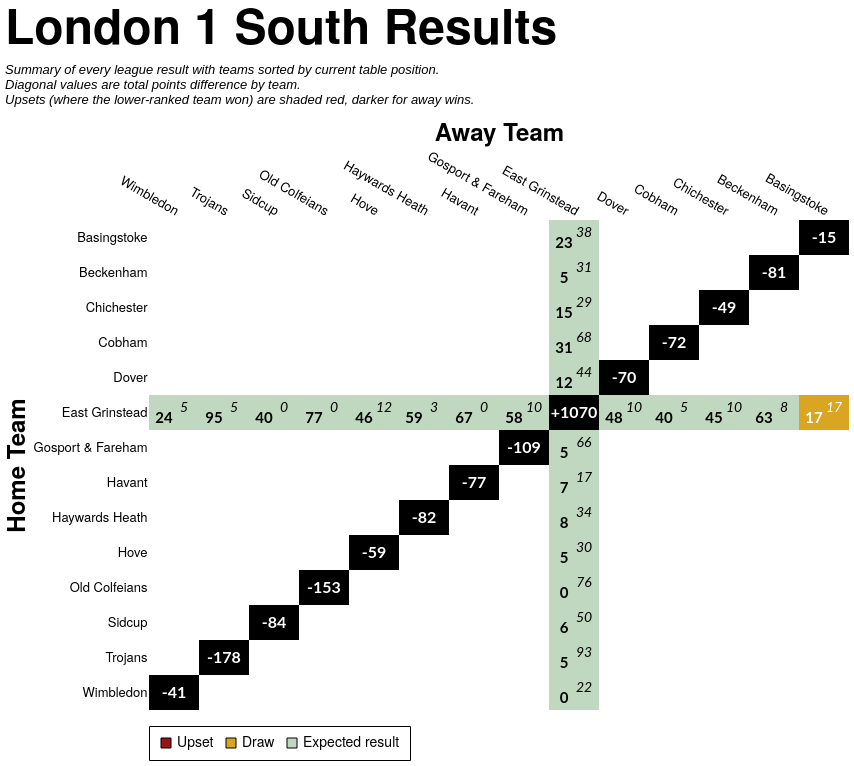

Express this chart as Vega-Lite.
### Vega-Lite specification from a JSON file in a GitHub repository (floating-point values rounded to 4 significant figures; data arrays with more than 128 entries replaced by an {"elided": "..."} marker saying what was removed)
{"config": {"axis": {"labelFont": "PT Sans Narrow, Helvetica Neue, Helvetica, Arial, sans-serif", "titleFont": "PT Sans Narrow, Helvetica Neue, Helvetica, Arial, sans-serif", "labelFontSize": 13, "titleFontSize": 24, "gridColor": "#202947", "gridOpacity": 0.2, "zindex": 1}, "text": {"font": "Lato, sans-serif"}, "bar": {"cornerRadiusEnd": 5}, "header": {"labelFont": "PT Sans Narrow, Helvetica Neue, Helvetica, Arial, sans-serif", "titleFont": "PT Sans Narrow, Helvetica Neue, Helvetica, Arial, sans-serif", "labelFontSize": 24, "titleFontSize": 28, "labelFontWeight": "bold", "orient": "left"}, "legend": {"labelFont": "PT Sans Narrow, Helvetica Neue, Helvetica, Arial, sans-serif", "titleFont": "PT Sans Narrow, Helvetica Neue, Helvetica, Arial, sans-serif", "labelFontSize": 14, "titleFontSize": 16, "titlePadding": 5, "fillColor": "white", "strokeColor": "black", "padding": 10, "titleFontWeight": "lighter", "titleFontStyle": "italic", "titleColor": "gray", "offset": 10}, "title": {"font": "PT Sans Narrow, Helvetica Neue, Helvetica, Arial, sans-serif", "fontSize": 48, "fontWeight": "bold", "anchor": "start", "align": "center", "titlePadding": 20, "subtitlePadding": 10, "subtitleFontSize": 13, "subtitleColor": "", "subtitleFontStyle": "italic", "offset": 15, "color": "black"}, "axisX": {"labelAngle": 0}, "facet": {"title": null, "header": null, "align": {"row": "each", "column": "each"}, "spacing": 10}, "resolve": {"scale": {"y": "independent", "facet": "independent"}}, "background": "transparent", "scale": {"offsetBandPaddingOuter": 0.2, "offsetBandPaddingInner": 0.1}, "view": {"stroke": null, "background": "transparent"}}, "layer": [{"data": {"name": "data-c1d8f1727e46758b5e7db4a7bcf961a6"}, "mark": {"type": "rect"}, "encoding": {"color": {"field": "unexpected_result", "legend": {"labelExpr": "datum.value === 'Upset (Away Win)' ? 'Upset' : datum.value", "labelLimit": 220, "offset": 16, "orient": "bottom", "symbolStrokeColor": "black", "symbolStrokeWidth": 1, "values": ["Upset (Away Win)", "Draw", "Expected result"]}, "scale": {"domain": ["Expected result", "Upset (Home Win)", "Upset (Away Win)", "Draw", "To be played", "N/A"], "range": ["#146f1444", "#991515bb", "#991515", "goldenrod", "white", "black"]}, "title": null, "type": "nominal"}, "opacity": {"condition": {"test": "datum.home_team == param_26['home_team'] || datum.away_team == param_26['home_team'] || !isValid(param_26['home_team'])", "value": 1.0}, "value": 0.1}, "tooltip": [{"field": "home_team", "title": "Home", "type": "nominal"}, {"field": "away_team", "title": "Away", "type": "nominal"}, {"field": "home_score_text", "title": "Home Score", "type": "nominal"}, {"field": "away_score_text", "title": "Away Score", "type": "nominal"}, {"field": "result", "title": "Result", "type": "nominal"}, {"field": "unexpected_result", "title": "Unexpectedness", "type": "nominal"}, {"field": "date", "format": "%d %b %Y", "title": "Date", "type": "temporal"}], "x": {"axis": {"domain": false, "grid": false, "labelAngle": 30, "orient": "top", "ticks": false}, "field": "away_team", "sort": ["Wimbledon", "Trojans", "Sidcup", "Old Colfeians", "Hove", "Haywards Heath", "Havant", "Gosport & Fareham", "East Grinstead", "Dover", "Cobham", "Chichester", "Beckenham", "Basingstoke"], "title": "Away Team", "type": "nominal"}, "y": {"axis": {"domain": false, "grid": false, "ticks": false}, "field": "home_team", "sort": ["Basingstoke", "Beckenham", "Chichester", "Cobham", "Dover", "East Grinstead", "Gosport & Fareham", "Havant", "Haywards Heath", "Hove", "Old Colfeians", "Sidcup", "Trojans", "Wimbledon"], "title": "Home Team", "type": "nominal"}}, "name": "view_27"}, {"data": {"name": "data-c1d8f1727e46758b5e7db4a7bcf961a6"}, "mark": {"type": "text", "fontStyle": "italic", "size": 14, "xOffset": 10, "yOffset": -5}, "encoding": {"color": {"condition": {"test": "(datum.home_team == param_26['home_team'] || datum.away_team == param_26['home_team'] || !isValid(param_26['home_team'])) && datum.unexpected_result == 'Expected result'", "value": "black"}, "value": "white"}, "text": {"field": "away_score_text", "type": "nominal"}, "x": {"field": "away_team", "sort": ["Wimbledon", "Trojans", "Sidcup", "Old Colfeians", "Hove", "Haywards Heath", "Havant", "Gosport & Fareham", "East Grinstead", "Dover", "Cobham", "Chichester", "Beckenham", "Basingstoke"], "type": "nominal"}, "y": {"field": "home_team", "sort": ["Basingstoke", "Beckenham", "Chichester", "Cobham", "Dover", "East Grinstead", "Gosport & Fareham", "Havant", "Haywards Heath", "Hove", "Old Colfeians", "Sidcup", "Trojans", "Wimbledon"], "type": "nominal"}}, "transform": [{"filter": "datum.away_score_text != '' && datum.away_score_text != 'WO'"}]}, {"data": {"name": "data-c1d8f1727e46758b5e7db4a7bcf961a6"}, "mark": {"type": "text", "size": 12, "xOffset": 10, "yOffset": -5}, "encoding": {"color": {"condition": {"test": "(datum.home_team == param_26['home_team'] || datum.away_team == param_26['home_team'] || !isValid(param_26['home_team'])) && datum.unexpected_result == 'Expected result'", "value": "black"}, "value": "white"}, "text": {"field": "away_score_text", "type": "nominal"}, "x": {"field": "away_team", "sort": ["Wimbledon", "Trojans", "Sidcup", "Old Colfeians", "Hove", "Haywards Heath", "Havant", "Gosport & Fareham", "East Grinstead", "Dover", "Cobham", "Chichester", "Beckenham", "Basingstoke"], "type": "nominal"}, "y": {"field": "home_team", "sort": ["Basingstoke", "Beckenham", "Chichester", "Cobham", "Dover", "East Grinstead", "Gosport & Fareham", "Havant", "Haywards Heath", "Hove", "Old Colfeians", "Sidcup", "Trojans", "Wimbledon"], "type": "nominal"}}, "transform": [{"filter": "datum.away_score_text == 'WO'"}]}, {"data": {"name": "data-c1d8f1727e46758b5e7db4a7bcf961a6"}, "mark": {"type": "text", "fontWeight": "bold", "size": 15, "xOffset": -10, "yOffset": 5}, "encoding": {"color": {"condition": {"test": "(datum.home_team == param_26['home_team'] || datum.away_team == param_26['home_team'] || !isValid(param_26['home_team'])) && datum.unexpected_result == 'Expected result'", "value": "black"}, "value": "white"}, "text": {"field": "home_score_text", "type": "nominal"}, "x": {"field": "away_team", "sort": ["Wimbledon", "Trojans", "Sidcup", "Old Colfeians", "Hove", "Haywards Heath", "Havant", "Gosport & Fareham", "East Grinstead", "Dover", "Cobham", "Chichester", "Beckenham", "Basingstoke"], "type": "nominal"}, "y": {"field": "home_team", "sort": ["Basingstoke", "Beckenham", "Chichester", "Cobham", "Dover", "East Grinstead", "Gosport & Fareham", "Havant", "Haywards Heath", "Hove", "Old Colfeians", "Sidcup", "Trojans", "Wimbledon"], "type": "nominal"}}, "transform": [{"filter": "datum.home_score_text != '' && datum.home_score_text != 'WO'"}]}, {"data": {"name": "data-c1d8f1727e46758b5e7db4a7bcf961a6"}, "mark": {"type": "text", "size": 12, "xOffset": -10, "yOffset": 5}, "encoding": {"color": {"condition": {"test": "(datum.home_team == param_26['home_team'] || datum.away_team == param_26['home_team'] || !isValid(param_26['home_team'])) && datum.unexpected_result == 'Expected result'", "value": "black"}, "value": "white"}, "text": {"field": "home_score_text", "type": "nominal"}, "x": {"field": "away_team", "sort": ["Wimbledon", "Trojans", "Sidcup", "Old Colfeians", "Hove", "Haywards Heath", "Havant", "Gosport & Fareham", "East Grinstead", "Dover", "Cobham", "Chichester", "Beckenham", "Basingstoke"], "type": "nominal"}, "y": {"field": "home_team", "sort": ["Basingstoke", "Beckenham", "Chichester", "Cobham", "Dover", "East Grinstead", "Gosport & Fareham", "Havant", "Haywards Heath", "Hove", "Old Colfeians", "Sidcup", "Trojans", "Wimbledon"], "type": "nominal"}}, "transform": [{"filter": "datum.home_score_text == 'WO'"}]}, {"data": {"name": "data-8395a85eb6dff59fcdbd123e48d29d8f"}, "mark": {"type": "text", "color": "white", "fontWeight": "bold", "size": 16}, "encoding": {"text": {"field": "display_text", "type": "nominal"}, "tooltip": [{"field": "home_team", "title": "Team", "type": "nominal"}, {"field": "display_text", "title": "Points Difference", "type": "nominal"}], "x": {"field": "away_team", "sort": ["Wimbledon", "Trojans", "Sidcup", "Old Colfeians", "Hove", "Haywards Heath", "Havant", "Gosport & Fareham", "East Grinstead", "Dover", "Cobham", "Chichester", "Beckenham", "Basingstoke"], "type": "nominal"}, "y": {"field": "home_team", "sort": ["Basingstoke", "Beckenham", "Chichester", "Cobham", "Dover", "East Grinstead", "Gosport & Fareham", "Havant", "Haywards Heath", "Hove", "Old Colfeians", "Sidcup", "Trojans", "Wimbledon"], "type": "nominal"}}}], "height": {"step": 35}, "params": [{"name": "param_26", "select": {"type": "point", "clear": "dblclick", "fields": ["home_team"], "on": "click"}, "value": null, "views": ["view_27"]}], "title": {"text": "London 1 South Results", "subtitle": ["Summary of every league result with teams sorted by current table position.", "Diagonal values are total points difference by team.", "Upsets (where the lower-ranked team won) are shaded red, darker for away wins."]}, "width": {"step": 50}, "$schema": "https://vega.github.io/schema/vega-lite/v5.20.1.json", "datasets": {"data-c1d8f1727e46758b5e7db4a7bcf961a6": {"elided": "196 records"}, "data-8395a85eb6dff59fcdbd123e48d29d8f": [{"home_team": "Basingstoke", "away_team": "Basingstoke", "match_id": null, "date": "", "home_score": null, "away_score": null, "home_walkover": null, "away_walkover": null, "result": "N/A", "home_score_text": "", "away_score_text": "", "wo_result": "", "score_text": "", "display_text": "-15", "is_diagonal": true, "result_simple": "N/A", "unexpected_result": "N/A", "unexpected_opacity": 1.0}, {"home_team": "Beckenham", "away_team": "Beckenham", "match_id": null, "date": "", "home_score": null, "away_score": null, "home_walkover": null, "away_walkover": null, "result": "N/A", "home_score_text": "", "away_score_text": "", "wo_result": "", "score_text": "", "display_text": "-81", "is_diagonal": true, "result_simple": "N/A", "unexpected_result": "N/A", "unexpected_opacity": 1.0}, {"home_team": "Chichester", "away_team": "Chichester", "match_id": null, "date": "", "home_score": null, "away_score": null, "home_walkover": null, "away_walkover": null, "result": "N/A", "home_score_text": "", "away_score_text": "", "wo_result": "", "score_text": "", "display_text": "-49", "is_diagonal": true, "result_simple": "N/A", "unexpected_result": "N/A", "unexpected_opacity": 1.0}, {"home_team": "Cobham", "away_team": "Cobham", "match_id": null, "date": "", "home_score": null, "away_score": null, "home_walkover": null, "away_walkover": null, "result": "N/A", "home_score_text": "", "away_score_text": "", "wo_result": "", "score_text": "", "display_text": "-72", "is_diagonal": true, "result_simple": "N/A", "unexpected_result": "N/A", "unexpected_opacity": 1.0}, {"home_team": "Dover", "away_team": "Dover", "match_id": null, "date": "", "home_score": null, "away_score": null, "home_walkover": null, "away_walkover": null, "result": "N/A", "home_score_text": "", "away_score_text": "", "wo_result": "", "score_text": "", "display_text": "-70", "is_diagonal": true, "result_simple": "N/A", "unexpected_result": "N/A", "unexpected_opacity": 1.0}, {"home_team": "East Grinstead", "away_team": "East Grinstead", "match_id": null, "date": "", "home_score": null, "away_score": null, "home_walkover": null, "away_walkover": null, "result": "N/A", "home_score_text": "", "away_score_text": "", "wo_result": "", "score_text": "", "display_text": "+1070", "is_diagonal": true, "result_simple": "N/A", "unexpected_result": "N/A", "unexpected_opacity": 1.0}, {"home_team": "Gosport & Fareham", "away_team": "Gosport & Fareham", "match_id": null, "date": "", "home_score": null, "away_score": null, "home_walkover": null, "away_walkover": null, "result": "N/A", "home_score_text": "", "away_score_text": "", "wo_result": "", "score_text": "", "display_text": "-109", "is_diagonal": true, "result_simple": "N/A", "unexpected_result": "N/A", "unexpected_opacity": 1.0}, {"home_team": "Havant", "away_team": "Havant", "match_id": null, "date": "", "home_score": null, "away_score": null, "home_walkover": null, "away_walkover": null, "result": "N/A", "home_score_text": "", "away_score_text": "", "wo_result": "", "score_text": "", "display_text": "-77", "is_diagonal": true, "result_simple": "N/A", "unexpected_result": "N/A", "unexpected_opacity": 1.0}, {"home_team": "Haywards Heath", "away_team": "Haywards Heath", "match_id": null, "date": "", "home_score": null, "away_score": null, "home_walkover": null, "away_walkover": null, "result": "N/A", "home_score_text": "", "away_score_text": "", "wo_result": "", "score_text": "", "display_text": "-82", "is_diagonal": true, "result_simple": "N/A", "unexpected_result": "N/A", "unexpected_opacity": 1.0}, {"home_team": "Hove", "away_team": "Hove", "match_id": null, "date": "", "home_score": null, "away_score": null, "home_walkover": null, "away_walkover": null, "result": "N/A", "home_score_text": "", "away_score_text": "", "wo_result": "", "score_text": "", "display_text": "-59", "is_diagonal": true, "result_simple": "N/A", "unexpected_result": "N/A", "unexpected_opacity": 1.0}, {"home_team": "Old Colfeians", "away_team": "Old Colfeians", "match_id": null, "date": "", "home_score": null, "away_score": null, "home_walkover": null, "away_walkover": null, "result": "N/A", "home_score_text": "", "away_score_text": "", "wo_result": "", "score_text": "", "display_text": "-153", "is_diagonal": true, "result_simple": "N/A", "unexpected_result": "N/A", "unexpected_opacity": 1.0}, {"home_team": "Sidcup", "away_team": "Sidcup", "match_id": null, "date": "", "home_score": null, "away_score": null, "home_walkover": null, "away_walkover": null, "result": "N/A", "home_score_text": "", "away_score_text": "", "wo_result": "", "score_text": "", "display_text": "-84", "is_diagonal": true, "result_simple": "N/A", "unexpected_result": "N/A", "unexpected_opacity": 1.0}, {"home_team": "Trojans", "away_team": "Trojans", "match_id": null, "date": "", "home_score": null, "away_score": null, "home_walkover": null, "away_walkover": null, "result": "N/A", "home_score_text": "", "away_score_text": "", "wo_result": "", "score_text": "", "display_text": "-178", "is_diagonal": true, "result_simple": "N/A", "unexpected_result": "N/A", "unexpected_opacity": 1.0}, {"home_team": "Wimbledon", "away_team": "Wimbledon", "match_id": null, "date": "", "home_score": null, "away_score": null, "home_walkover": null, "away_walkover": null, "result": "N/A", "home_score_text": "", "away_score_text": "", "wo_result": "", "score_text": "", "display_text": "-41", "is_diagonal": true, "result_simple": "N/A", "unexpected_result": "N/A", "unexpected_opacity": 1.0}]}}
